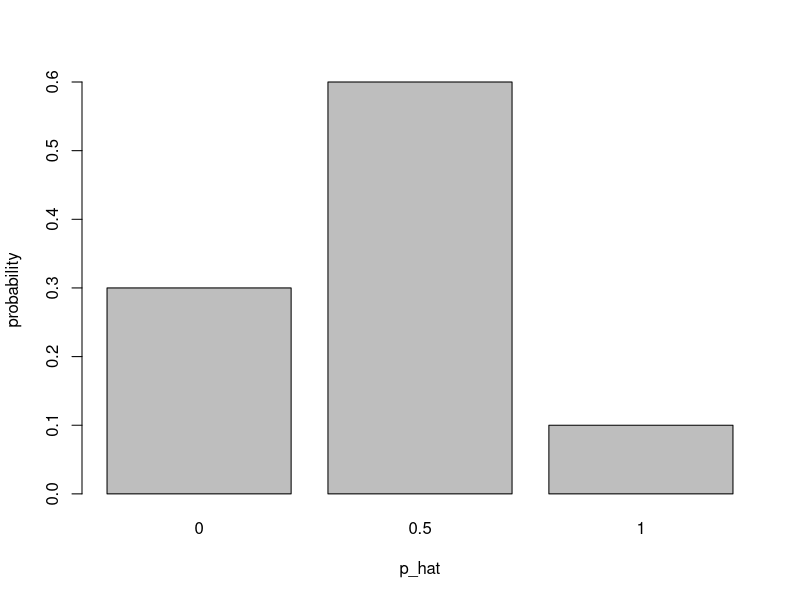
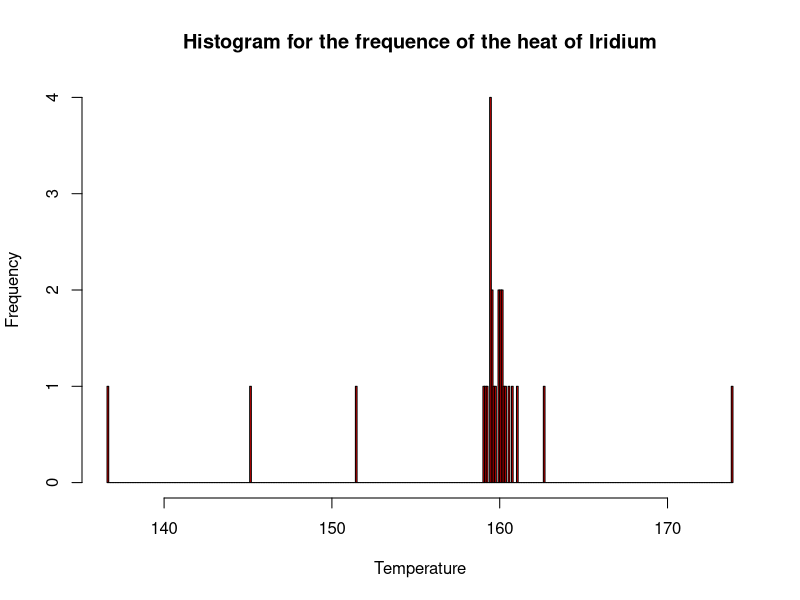
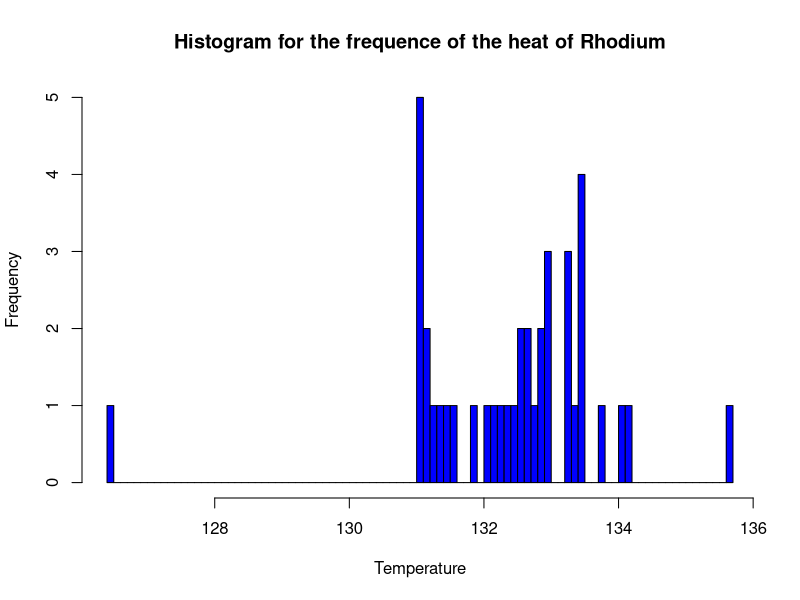
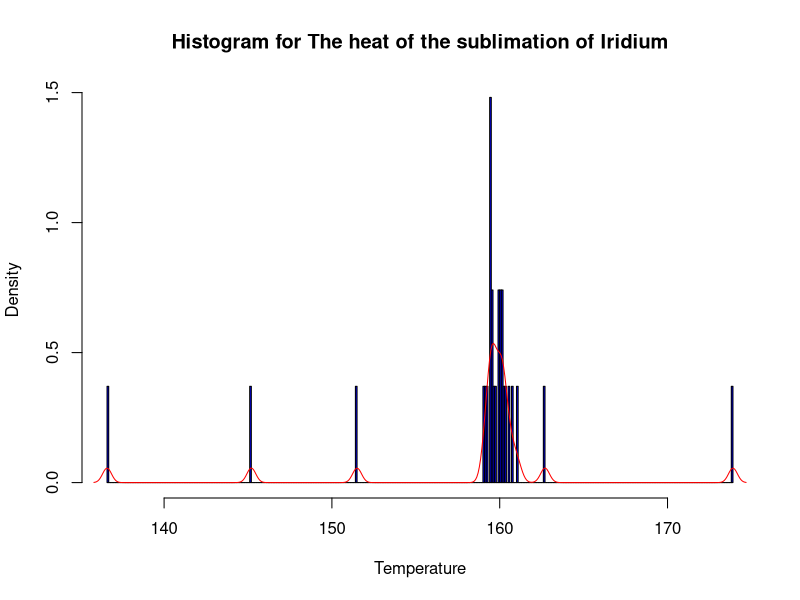
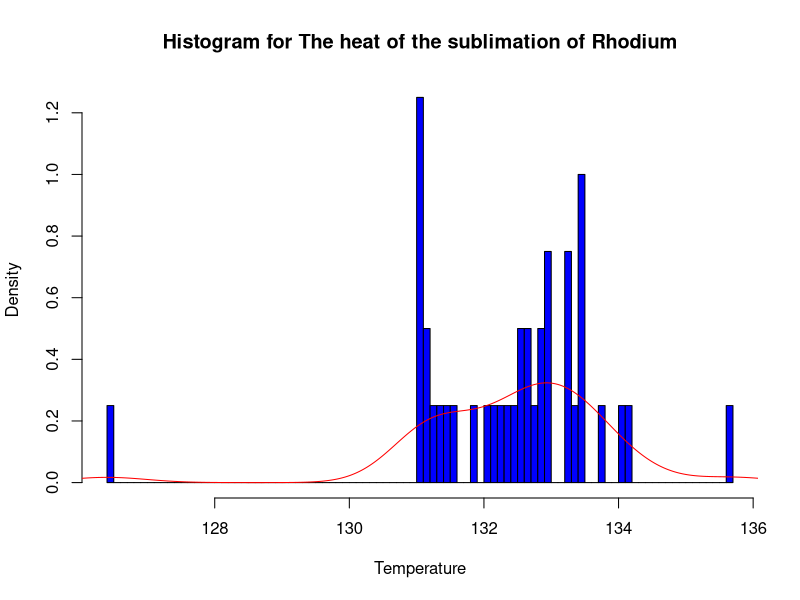
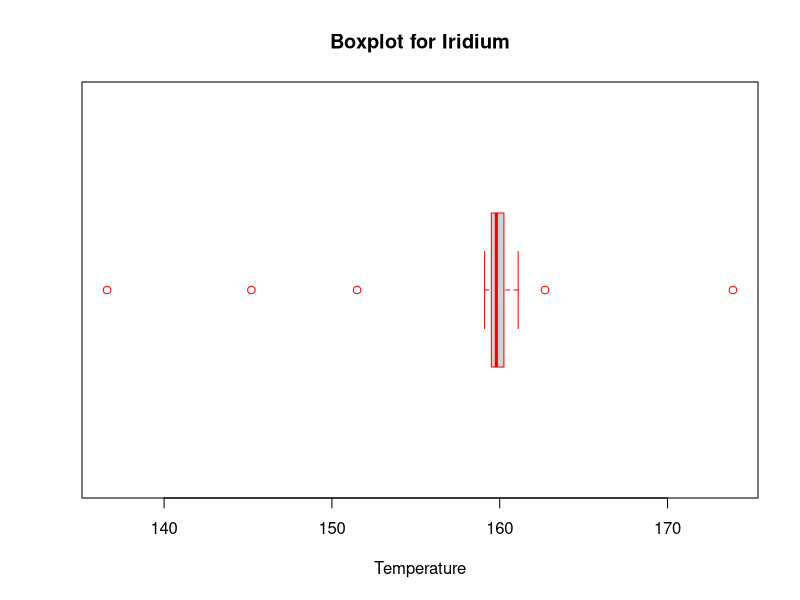
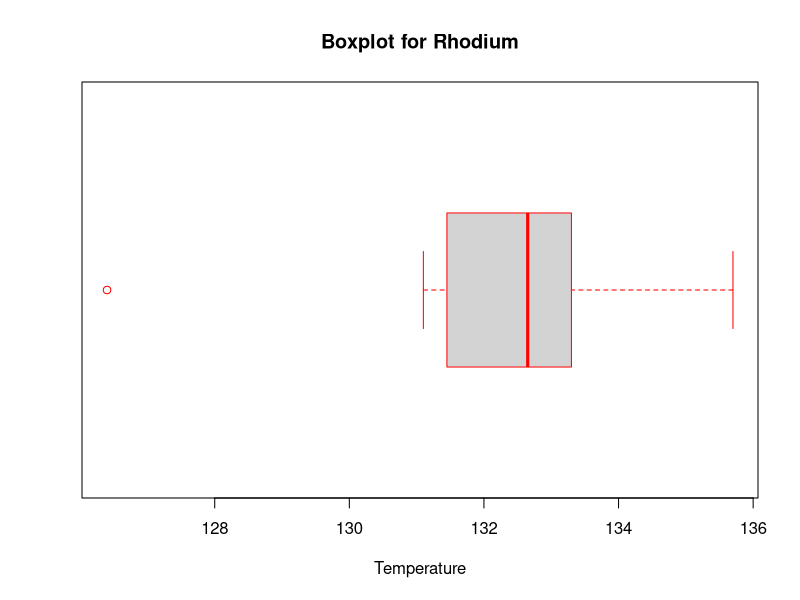
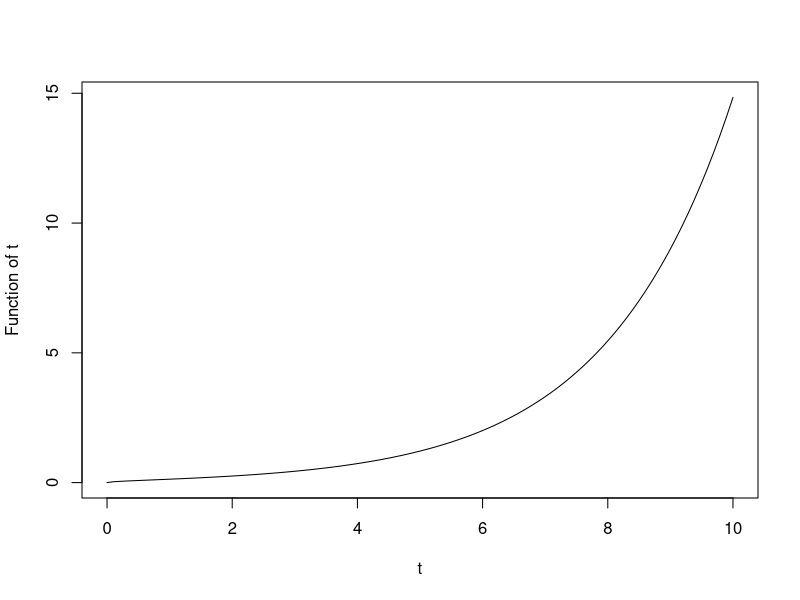

The R source for these figures, in order:
## ---- chunk 1
p_hat = c("0","0.5","1")
probability = c(3/10,6/10,1/10)
barplot(probability,xlab = "p_hat", ylab = "probability",names.arg = c("0","0.5","1"), horiz = FALSE)
## ---- chunk 2
iridium = c(136.6,145.2,151.5, 162.7,159.1, 159.8, 160.8, 173.9, 160.1, 160.4, 
            161.1, 160.6 ,160.2, 159.5, 160.3, 159.2, 159.3, 159.6, 160.0,160.2,
            160.1, 160.0, 159.7, 159.5, 159.5, 159.6, 159.5)
rhodium = c(126.4, 135.7, 132.9, 131.5, 131.1, 131.1, 131.9, 132.7, 133.3, 132.5,
            133.0, 133.0, 132.4, 131.6, 132.6, 132.2, 131.3, 131.2, 132.1, 131.1,
            131.4, 131.2, 131.1, 131.1, 134.2, 133.8, 133.3, 133.5, 133.4, 133.5,
            133.0, 132.8, 132.6, 133.3, 133.5, 133.5, 132.3, 132.7, 132.9, 134.1)
## ---- chunk 3
iri_hist = hist(iridium, xlab = "Temperature", 
                main = "Histogram for the frequence of the heat of Iridium", 
                breaks=500, col="red")

rho_hist = hist(rhodium, xlab = "Temperature", 
                main = "Histogram for the frequence of the heat of Rhodium", 
                breaks=100, col="blue")

## ---- chunk 4
iri_hist = hist(iridium, xlab = "Temperature", main = "Histogram for The heat of the sublimation of Iridium", breaks=500, col="blue", prob = TRUE)
lines(density(iridium), col = "red")

## ---- chunk 5

rho_hist = hist(rhodium, xlab = "Temperature", main = "Histogram for The heat of the sublimation of Rhodium", breaks=100, col="blue", prob = TRUE)
lines(density(rhodium), col = "red")
## ---- chunk 6
#iri_hist = hist(iridium, xlab = "Temperature", 
#                main = "Histogram for The heat of the sublimation of Iridium", 
#                col="blue", prob = TRUE)
#lines(density(iridium),lwd = 4, col = "red")
## ---- chunk 7
#rho_hist = hist(rhodium, xlab = "Temperature", 
#                main = "Histogram for The heat of the sublimation of Rhodium",
#                col="blue",prob = TRUE)
#lines(density(rhodium),lwd = 4, col = "red")
## ---- chunk 8
message("The stem-and-leaf plot of Iridium ")
iri_stem = stem(iridium, scale = 5)
message("The stem-and-leaf plot of Rhodium ")
rho_stem = stem(rhodium, scale = 1)
## ---- chunk 9
iri_boxplot = boxplot(iridium, xlab = "Temperature",
                      border = "red",
                      main = "Boxplot for Iridium",
                      horizontal = TRUE)
rho_boxplot = boxplot(rhodium, xlab = "Temperature",
                      border = "red",
                      main = "Boxplot for Rhodium",
                      horizontal = TRUE)
## ---- chunk 10
iri_mean = mean(iridium)
rho_mean = mean(rhodium)
cat("The mean of Iridium is ",iri_mean,"\n","The mean of Rhodium is ",rho_mean)
## ---- chunk 11
iri_trim_10 = mean(iridium, trim = 0.1)
iri_trim_20 = mean(iridium, trim = 0.2)
rho_trim_10 = mean(rhodium, trim = 0.1)
rho_trim_20 = mean(rhodium, trim = 0.2)
cat("10% and 20% trimed mean of Iridium are ",iri_trim_10, " and ",iri_trim_20,"\n",
    "10% and 20% trimed mean of Rhodium are ",rho_trim_10, " and ",rho_trim_20)
## ---- chunk 12
iri_median = median(iridium)
rho_median = median(rhodium)
cat("The median of Iridium is ",iri_median,"\n","The median of Rhodium is ",rho_median)
## ---- chunk 13
iri_std_err = sd(iridium)/sqrt(length(iridium))
rho_std_err = sd(rhodium)/sqrt(length(rhodium))
cat("The standard error of Iridium is ",iri_std_err,"\n", 
    "The standard error of Rhodium is ",rho_std_err)
## ---- chunk 14
confident_inte = 0.9
norm_z = (1 + confident_inte)/2
z_alpha.5 = qnorm(norm_z)

iri_lower_bound = iri_mean - z_alpha.5 * iri_std_err
iri_upper_bound = iri_mean + z_alpha.5 * iri_std_err
cat("The 90% confidence interval of Iridium is ",iri_lower_bound," and ", iri_upper_bound)

rho_lower_bound = rho_mean - z_alpha.5 * rho_std_err
rho_upper_bound = rho_mean + z_alpha.5 * rho_std_err
cat("The 90% confidence interval of Rhodium is ",rho_lower_bound," and ", rho_upper_bound)
## ---- chunk 15
ft_sd = function(t){sqrt((exp(t)-1))/10}
curve(ft_sd, from=0., to=10, xlab="t", ylab="Function of t")
## ---- chunk 16

sample_exp_1 = rexp(100, 1)
time_1 = sample_exp_1[order(sample_exp_1 , decreasing = F)]
sample_exp_2 = rexp(100,1)
time_2 = sample_exp_2[order(sample_exp_2 , decreasing = F)]
sample_exp_3 = rexp(100,1)
time_3 = sample_exp_3[order(sample_exp_3 , decreasing = F)]
lamda = 1

log_sur_exp_1=log(1 - exp(-lamda*time_1))
log_sur_exp_2=log(1 - exp(-lamda*time_2))
log_sur_exp_3=log(1 - exp(-lamda*time_3))

std_survival = function(t){sqrt((exp(t)-1))/10}
std_1=std_survival(time_1)
std_2=std_survival(time_2)
std_3=std_survival(time_3)

plot(time_1,log_sur_exp_1, xlab = "time", ylab = "log S(t)", 
     main = "Plot the empirical log survival function",type='l', col = "green")
lines(time_2,log_sur_exp_2,type='l', col = "red")
lines(time_3,log_sur_exp_3,type='l', col = "blue")
legend('bottomright',inset=0.05,c("Sample 1","Sample 2","Sample 3"), lty=1, 
       col=c("green","red","blue"))

plot(time_1,std_1, xlab = "time", ylab = "the standard deviation of log S(t)", 
     main = "Plot the approximate standard deviation\n of the empirical log survival function",
     type='l',  col = "green")
lines(time_2,std_2,type='l', col = "red")
lines(time_3,std_3,type='l', col = "blue")
legend('topleft',inset=0.05,c("Sample 1","Sample 2","Sample 3"), lty=1, 
       col=c("green","red","blue"))
## ---- chunk 17
H_t = -pexp(time_1, rate = 1, lower.tail = FALSE, log = TRUE)
#plot(time_1,H_t,type="l",col="green", 
     #main="Plot the cumulative hazard function for Sample 1")
